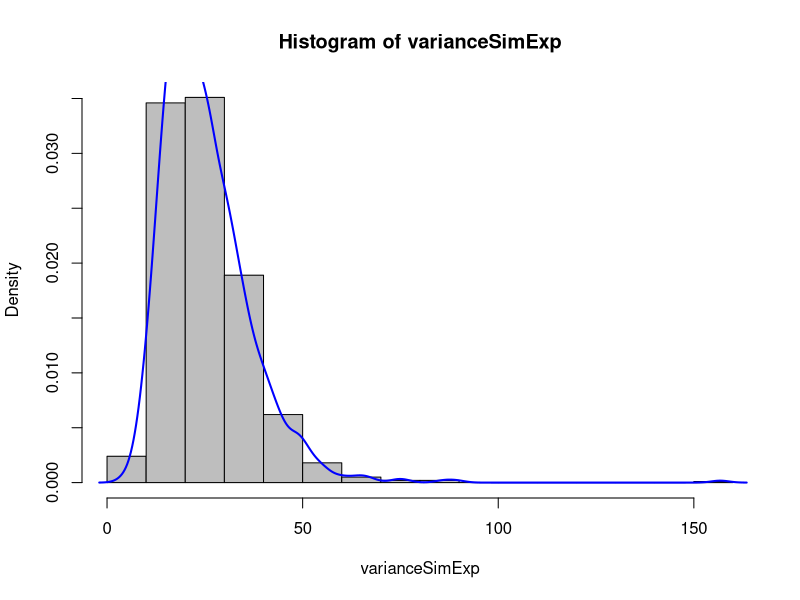

Source code (R):
#The exponential distribution can be simulated in R with rexp(n, lambda) where lambda is the rate parameter. 
#The mean of exponential distribution is 1/lambda and the standard deviation is also 1/lambda. 
#Set lambda = 0.2 for all of the simulations. You will investigate the distribution of averages of 40 exponentials. 
#Note that you will need to do a thousand simulations

###
#Show the sample mean and compare it to the theoretical mean of the distribution
###
n <- 40
lamda <- 0.2
numSims <- 1000
set.seed(0)

meanSimExp <- NULL
for (i in 1 : numSims) meanSimExp <- c(meanSimExp, mean(rexp(n,lamda)))
#hist(meanSimExp)

#Calculating the mean of means
mean(meanSimExp)
expMean <- sum(meanSimExp)/numSims
expMean

###
#Show how variable the sample is (via variance) and compare it to the theoretical variance of the distribution.
###

#Theorectical
(1/lamda)^2

varianceSimExp <- NULL
for (i in 1 : numSims) varianceSimExp <- c(varianceSimExp, var(rexp(n,lamda)))
hist(varianceSimExp, prob=TRUE, col = "grey")
lines(density(varianceSimExp), col="blue", lwd=2)

mean(varianceSimExp)

###
#Show that the distribution is approximately normal.
###

#hist1 <- hist(rexp(n,lamda))
# multiply each density by the difference in the breaks like this
#sum(diff(hist1$breaks) * hist1$density)



